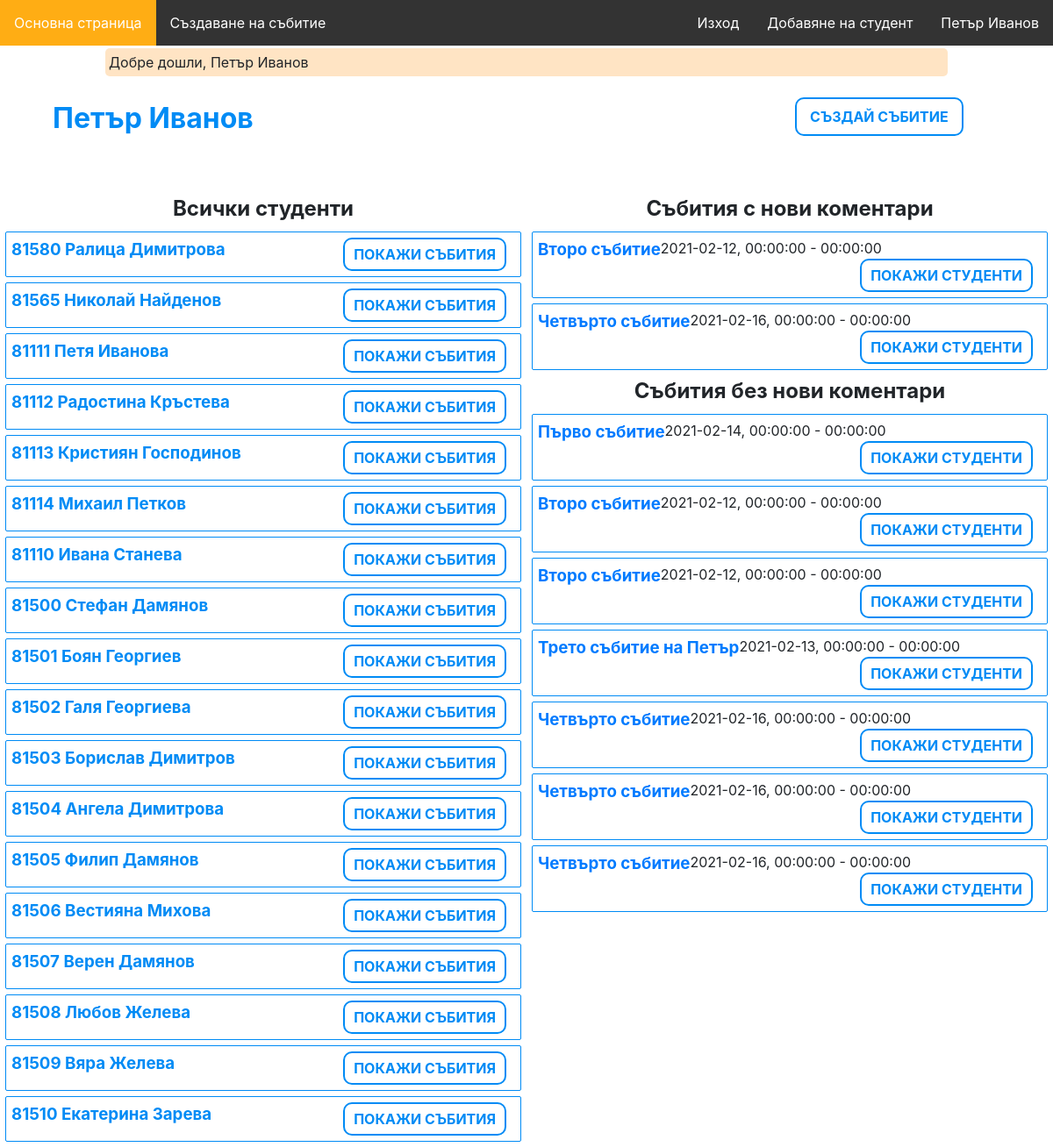
Screenshot of /dashboard (signed in) with the database file from the repository.
### tables this page shows
CREATE TABLE `events` (
  `id` int(10) UNSIGNED NOT NULL,
  `name` varchar(50) NOT NULL,
  `description` text DEFAULT NULL,
  `date` date NOT NULL,
  `start` time DEFAULT NULL,
  `end` time DEFAULT NULL,
  `teacher_id` int(10) UNSIGNED NOT NULL
);

CREATE TABLE `student` (
  `id` int(11) NOT NULL,
  `first_name` varchar(255) NOT NULL,
  `last_name` varchar(255) NOT NULL,
  `faculty_number` int(11) NOT NULL
);

### app/routes.php (called while the page is built, shortened)
<?php
$router = new Router();
$router->get('/login', 'AuthController@showLogin');
$router->post('/login', 'AuthController@login');
$router->get('/register', 'AuthController@showRegister');
$router->post('/enter-teacher', 'AuthController@register');
$router->get('/logout', 'AuthController@logout');
$router->get('/studentsLogin', 'AuthController@showStudentsLogin');
$router->post('/studentsLogin', 'AuthController@studentsLogin');
$router->get('/event/create', 'EventsController@create');
$router->post('/event', 'EventsController@store');
$router->get('/event/{id}', 'EventsController@show');
$router->post('/event/{id}/import', 'AttendanceController@import');
$router->get('/event/{id}/edit', 'EventsController@edit');
$router->put('/event/{id}', 'EventsController@update');
$router->delete('/event/{id}', 'EventsController@delete');
$router->get('/student/create', 'StudentsController@create');
$router->post('/student', 'StudentsController@store');
$router->get('/attendance', 'AttendanceController@show');
$router->get('/', 'UsersController@showFrontPage');
$router->post('/front_page', 'HomeController@frontPage_method');
$router->get('/dashboard', 'HomeController@showDashboard');

### core/bootstrap.php (called while the page is built, shortened)
<?php
require_once('autoloader.php');
require_once('helpers.php');
$config['database'] = require_once('../config/database.php');
$config['app'] = require_once('../config/app.php');
require_once('../app/routes.php');

### public/index.php (called while the page is built)
<?php
require_once './../core/bootstrap.php';

### app/Services/Auth.php (called while the page is built, shortened)
<?php
class Auth
{
    public static function checkTeacher()
    {
        return array_key_exists('teacherId', $_SESSION) && is_numeric($_SESSION['teacherId']) && !self::checkStudent();
    }
    public static function checkStudent()
    {
        return array_key_exists('fn', $_SESSION) && is_numeric($_SESSION['fn']) && !self::checkTeacher();
    }
}

### core/autoloader.php (called while the page is built, shortened)
<?php
spl_autoload_register(function ($class) {
    $prefixes = [
        'App' => 'app',
        'Core' => 'core'
    ];
    foreach ($prefixes as $prefix => $dirname) {
        $base_dir = __DIR__ . "/../$dirname/";
        $len = mb_strlen($prefix);
        if (strncmp($prefix, $class, $len) !== 0) {
            continue;
        }
        $relative_class = substr($class, $len);
        $file = $base_dir . str_replace('\\', '/', $relative_class) . '.php';
        if (file_exists($file)) {
            break;
        }
    }
});

### config/database.php (called while the page is built)
<?php
return [
    'host' => 'localhost',
    'database' => 'web-technologies',
    'user' => 'root',
    'password' => '',
    'pdo' => [
        \PDO::ATTR_DEFAULT_FETCH_MODE => \PDO::FETCH_ASSOC,
        \PDO::ATTR_ERRMODE => \PDO::ERRMODE_EXCEPTION
    ]
];

### config/app.php (called while the page is built)
<?php
return [
    'url' => 'http://web-technologies.devv',
];

### core/Database.php (called while the page is built, shortened)
<?php
class Database
{
    private static $instance = null;
    private function __construct()
    {
        $db = config('database');
        $this->connection = new PDO(
            'mysql:host=' . $db['host'] . ';dbname=' . $db['database'],
            $db['user'],
            $db['password'],
            $db['pdo']
        );
        self::$instance = $this;
    }
    public static function getConnection()
    {
        if (self::$instance == null) {
            self::$instance = new self();
        }
        return self::$instance->connection;
    }
}

### app/Models/Comment.php (called while the page is built, shortened)
<?php
class Comment extends Model
{
    public static function extractEventsWithPendingComments($teacherId)
    {
        $sql = "SELECT * FROM events WHERE id IN (SELECT event_id FROM comments WHERE pending = 1) AND teacher_id=:teacherId";
        $preparedStmt = \Core\Database::getConnection()->prepare($sql);
        try {
            $preparedStmt->execute(["teacherId" => $teacherId]);
        } catch (\PDOException $e) {
            $errMsg = $e->getMessage();
            $query = ["successfullyExecuted" => false, "errMessage" => $errMsg];
            return $query;
        }
        $events_assoc = $preparedStmt->fetchAll(\PDO::FETCH_ASSOC);
        if ($events_assoc) {
            $query = [
                "successfullyExecuted" => true, "thereAreEvents" => true,
                "eventsWithPendingComments" => $events_assoc, "numberOfComments" => count($events_assoc)
            ];
            return $query;
        } else {
            $query = ["successfullyExecuted" => true, "thereAreEvents" => false];
            return $query;
        }
    }
    public static function extractEventsWithoutPendingComments($teacherId)
    {
        $sql = "SELECT events.* FROM events
                LEFT JOIN comments ON events.id = comments.event_id
                WHERE events.teacher_id = :teacherId AND
                (comments.pending != 1 OR comments.pending IS NULL)";
        $preparedStmt = \Core\Database::getConnection()->prepare($sql);
        try {
            $preparedStmt->execute(["teacherId" => $teacherId]);
        } catch (\PDOException $e) {
            $errMsg = $e->getMessage();
            $query = ["successfullyExecuted" => false, "errMessage" => $errMsg];
            return $query;
        }
        $events_assoc = $preparedStmt->fetchAll(\PDO::FETCH_ASSOC);
        if ($events_assoc) {
            $query = [
                "successfullyExecuted" => true, "thereAreEvents" => true,
                "eventsWithoutPendingComments" => $events_assoc
            ];
            return $query;
        } else {
            $query = ["successfullyExecuted" => true, "thereAreEvents" => false];
            return $query;
        }
    }
}

### app/Views/dashboard.php (the view, shortened to what this page needs)
<?php require_once('includes/header.php'); ?>
<link rel="stylesheet" href="/dashboard.css">
<main>
    <div id="header">
        <?php if (\App\Services\Auth::checkTeacher()) : ?>
            <h1 id="name">
                <?= $_SESSION['firstName'] . ' ' . $_SESSION['lastName'] ?>
            </h1>
        <?php endif; ?>
        <div id="buttons">
            <?php if (\App\Services\Auth::checkTeacher()) : ?>
                <a href="/event/create" id="createEventBtn">
                    Създай събитие
                </a>
            <?php endif; ?>
        </div>
        <hr>
    </div>
    <section id="eventsStatistics">
        <?php if (\App\Services\Auth::checkTeacher()) : ?>
            <h2>
                Събития с нови коментари
            </h2>
            <ul>
                <?php foreach ($data['eventsWithPendingComments'] as $event) : ?>
                    <li class="event">
                        <h3><a href="/event/<?= $event['id'] ?>" class="link"><?= $event['name'] ?></a></h3>
                        <?php echo $event['date'] . ', ' . $event['start'] . ' - ' . $event['end'] ?>
                        <button class="showStudents" data-show="">Покажи студенти</button>
                    </li>
                <?php endforeach; ?>
            </ul>
            <h2>
                Събития без нови коментари
            </h2>
            <ul id="eventsList">
                <?php foreach ($data['eventsWithoutPendingComments'] as $event) : ?>
                    <li class="event">
                        <h3><a href="/event/<?= $event['id'] ?>" class="link"><?= $event['name'] ?></a></h3>
                        <?php echo $event['date'] . ', ' . $event['start'] . ' - ' . $event['end'] ?>
                        <button class="showStudents" data-show="">Покажи студенти</button>
                    </li>
                <?php endforeach; ?>
            </ul>
        <?php endif; ?>
    </section>
    <section id="studentsStatistics">
        <h2>Всички студенти</h2>
        <ol id="studentsList">
            <?php foreach ($data['students'] as $student) : ?>
                <li class="student">
                    <h3>
                        <?php
                        echo $student['faculty_number'] . ' ';
                        echo $student['first_name'] . ' ';
                        echo $student['last_name'];
                        ?>
                    </h3>
                    <button class="showEvents" data-show="">Покажи събития</button>
                </li>
            <?php endforeach; ?>
        </ol>
    </section>
</main>
</body>
</html>
<?php require_once('includes/footer.php'); ?>

### public/css/app.css (style rules this page uses)
ol, ul { margin: 0; padding: 0; border: 0; font-size: 100%; font: inherit; vertical-align: baseline; }
ol, ul { list-style: none; }
ul { list-style-type: none; width: 100%; }
a { text-decoration: none; }
hr { padding: 0; border: 0; height: 1px; }

### public/dashboard.css (style rules this page uses)
#header { margin-left: 5%; margin-right: 5%; margin-top: 2%; margin-bottom: 2%; overflow: hidden; }
#name { display: inline-block; color: rgb(0, 139, 245); }
#buttons { display: flex; float: right; margin-right: 3%; }
#createEventBtn { margin: 0px 10px; padding: 8px 15px; background: white; color: rgb(0, 139, 245); text-transform: uppercase; font-weight: bold; border: 2px solid rgb(0, 139, 245); border-radius: 10px; outline: none; }
#eventsStatistics { display: inline-block; width: 50%; float: right; padding-top: 1%; text-align: center; }
#studentsStatistics { display: inline-block; width: 50%; float: left; padding-top: 1%; text-align: center; }
#eventsStatistics li { margin: 1%; padding: 1%; border: 1px solid rgb(0, 139, 245); border-radius: 2px; text-align: left; }
#studentsStatistics li { margin: 1%; padding: 1%; border: 1px solid rgb(0, 139, 245); border-radius: 2px; text-align: left; }
h3 { color: rgb(0, 139, 245); float: left; display: inline-block; }
.showEvents { float: right; display: inline-block; margin: 0px 10px; padding: 5px 10px; background: white; color: rgb(0, 139, 245); text-transform: uppercase; font-weight: bold; border: 2px solid rgb(0, 139, 245); border-radius: 10px; outline: none; cursor: pointer; }
.showStudents { float: right; display: inline-block; margin: 0px 10px; padding: 5px 10px; background: white; color: rgb(0, 139, 245); text-transform: uppercase; font-weight: bold; border: 2px solid rgb(0, 139, 245); border-radius: 10px; outline: none; cursor: pointer; }
.event { overflow: hidden; }
.student { overflow: hidden; }

### rows the page displays
events: name "Второ събитие", date "2021-02-12", start "00:00:00", end "00:00:00"
events: name "Четвърто събитие", date "2021-02-16", start "00:00:00", end "00:00:00"
events: name "Първо събитие", date "2021-02-14", start "00:00:00", end "00:00:00"
events: name "Трето събитие на Петър", date "2021-02-13", start "00:00:00", end "00:00:00"
student: faculty_number "81580", first_name "Ралица", last_name "Димитрова"
student: faculty_number "81565", first_name "Николай", last_name "Найденов"
student: faculty_number "81111", first_name "Петя", last_name "Иванова"
student: faculty_number "81112", first_name "Радостина", last_name "Кръстева"
student: faculty_number "81113", first_name "Кристиян", last_name "Господинов"
student: faculty_number "81114", first_name "Михаил", last_name "Петков"
student: faculty_number "81110", first_name "Ивана", last_name "Станева"
student: faculty_number "81500", first_name "Стефан", last_name "Дамянов"
student: faculty_number "81501", first_name "Боян", last_name "Георгиев"
student: faculty_number "81502", first_name "Галя", last_name "Георгиева"
student: faculty_number "81503", first_name "Борислав", last_name "Димитров"
student: faculty_number "81504", first_name "Ангела", last_name "Димитрова"
student: faculty_number "81505", first_name "Филип", last_name "Дамянов"
student: faculty_number "81506", first_name "Вестияна", last_name "Михова"
student: faculty_number "81507", first_name "Верен", last_name "Дамянов"
student: faculty_number "81508", first_name "Любов", last_name "Желева"
student: faculty_number "81509", first_name "Вяра", last_name "Желева"
student: faculty_number "81510", first_name "Екатерина", last_name "Зарева"

### other values shown
$_SESSION['firstName'] "Петър"
$_SESSION['lastName'] "Иванов"
p($_SESSION[$message]) "Добре дошли, Петър Иванов"
